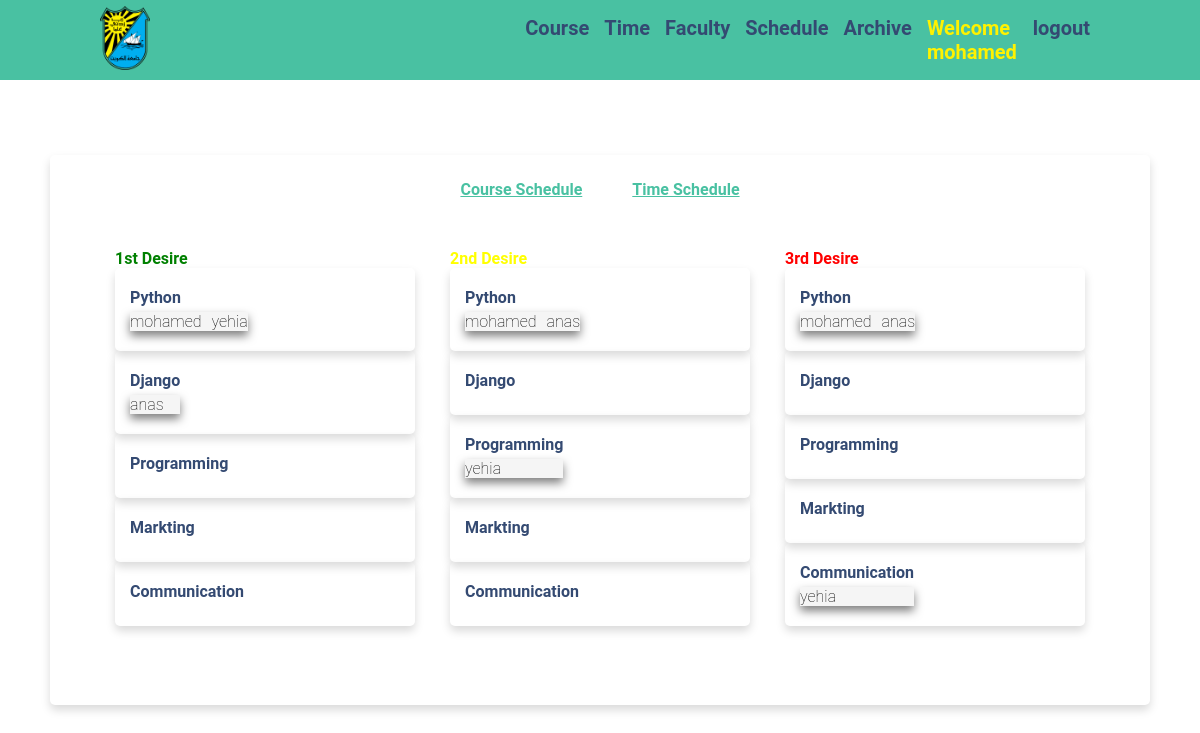
Screenshot of /schedule/ (signed in) with the database file from the repository.
### base/models.py (models this page shows)
class User(AbstractUser):
    serialNumber = models.CharField(max_length=100, null=True)
    teaching = models.BooleanField(default=False, null=True)
    vip = models.BooleanField(default=False, null=True)
    report = models.CharField(max_length=10, null=True)
    REQUIRED_FIELDS = []

class Courses_model(models.Model):
    title = models.CharField(max_length=100, null=True, unique=True)
    number = models.CharField(max_length=100, null=True, unique=True)
    offered = models.BooleanField(default=True, null=True)
    credit = models.PositiveIntegerField(null=True)
    def __str__(self):
        return str(self.title)

class Desires_model(models.Model):
    user = models.ForeignKey(User, on_delete=models.CASCADE, null=True)
    d1 = models.CharField(max_length=100, null=True)
    d1t1 = models.CharField(max_length=100, null=True)
    d1t2 = models.CharField(max_length=100, null=True)
    d1t3 = models.CharField(max_length=100, null=True)
    day1 = models.CharField(max_length=100, null=True)
    d2 = models.CharField(max_length=100, null=True)
    d2t1 = models.CharField(max_length=100, null=True)
    d2t2 = models.CharField(max_length=100, null=True)
    d2t3 = models.CharField(max_length=100, null=True)
    day2 = models.CharField(max_length=100, null=True)
    d3 = models.CharField(max_length=100, null=True)
    d3t1 = models.CharField(max_length=100, null=True)
    d3t2 = models.CharField(max_length=100, null=True)
    d3t3 = models.CharField(max_length=100, null=True)
    day3 = models.CharField(max_length=100, null=True)
    d4 = models.CharField(max_length=100, null=True)
    d4t1 = models.CharField(max_length=100, null=True)
    d4t2 = models.CharField(max_length=100, null=True)
    d4t3 = models.CharField(max_length=100, null=True)
    day4 = models.CharField(max_length=100, null=True)
    d5 = models.CharField(max_length=100, null=True)
    d5t1 = models.CharField(max_length=100, null=True)
    d5t2 = models.CharField(max_length=100, null=True)
    d5t3 = models.CharField(max_length=100, null=True)
    day5 = models.CharField(max_length=100, null=True)
    def __str__(self):
        return str(self.user)

### base/views.py (the view)
# urls.py: path('schedule/', views.schedule_course_page, name='schedule_course_page'),
@login_required(login_url='login_page')
def schedule_course_page(request):
    courses = Courses_model.objects.all()
    d1_user = {}
    for course in courses:
        model = Desires_model.objects.filter(d1 = course)
        d1_user[course] = model
    d2_user = {}
    for course in courses:
        model = Desires_model.objects.filter(d2 = course)
        d2_user[course] = model
    d3_user = {}
    for course in courses:
        model = Desires_model.objects.filter(d3 = course)
        d3_user[course] = model
    context = {'courses':courses, 'd1_user':d1_user , 'd2_user':d2_user, 'd3_user':d3_user}
    return render(request, 'base/schedule_course_page.html', context)

### base/templates/base/schedule_course_page.html (shortened to what this page needs)
{% extends 'core3.html' %}
{% block content %}
<div class="schedule-main-container">
    <div class = "schedule-container">
        <div class="title">
            <a href = "{% url 'schedule_course_page' %}">Course Schedule</a>
            <a href = "{% url 'schedule_time_page_' %}">Time Schedule</a>
        </div>
        <div class = "schedule-content">
        <div class = 'desire'>
            <span class = 'd1'>1st Desire</span>
            {% for key,value in d1_user.items %}
            <div class = "sdetail">
             <div class = "space-course">
                <span class = "t">{{key}}</span>
                <div class = 'filter-name'>
                    {%for v in value%}
                        {% if v.user.vip %}
                        <span class = 'vip'>{{v}} - vip</span>
                        {% else %}
                        <span class = 'nvip'>{{v}}</span>
                        {% endif %}
                    {% endfor %}
                </div>
             </div>
            </div>
            {% endfor %}
        </div>
        <div class = 'desire'>
            <span class = 'd2'>2nd Desire</span>
            {% for key,value in d2_user.items %}
            <div class = "sdetail">
             <div class = "space-course">
                <span class = "t" >{{key}}</span>
                <div class = "filter-name">
                    {%for v in value%}
                        {% if v.user.vip %}
                        <span class = 'vip'>{{v}}- vip</span>
                        {% else %}
                        <span class = 'nvip'>{{v}}</span>
                        {% endif %}
                    {% endfor %}
                </div>
             </div>
            </div>
            {% endfor %}
        </div>
        <div class = 'desire'>
            <span class = 'd3'>3rd Desire</span>
            {% for key,value in d3_user.items %}
            <div class = "sdetail">
                <div class = "space-course">
                <span class = "t">{{key}}</span>
                <div class = "filter-name">
                    {%for v in value%}
                    {% if v.user.vip %}
                    <span class = 'vip'>{{v}}- vip</span>
                    {% else %}
                    <span class = 'nvip'>{{v}}</span>
                    {% endif %}
                {% endfor %}
                </div>
                </div>
            </div>
            {% endfor %}
        </div>
        </div>
    </div>
</div>
{% endblock content %}

### templates/navebar2.html (shortened to what this page needs)
<header>
    <ul class="navbar">
      <div class = 'navbar-main'>
        <img src="\media\images\logo.png" alt="">
      </div>
      <div class="navbar-items">
        {% if request.user.is_authenticated %}
        <a class= "logout-hover" href="{% url 'course_page' %}"><li>Course</li></a>
        <a class= "logout-hover" href="{% url 'time_page' %}"><li>Time</li></a>
        <a  class= "logout-hover" href="{% url 'faculty_page_detail' %}"><li>Faculty</li></a>
        <a class= "logout-hover" href="{% url 'schedule_course_page' %}"><li>Schedule</li></a>
        <a  class= "logout-hover" href="{% url 'archive_page' %}"><li>Archive</li></a>
        <a class = "welcome-user" href=""><li>Welcome {{request.user}}</li></a>
        <a class = "logout-hover" href="{% url 'logout_page' %}"><li>logout</li></a>
        {% endif %}
      </div>
    </ul>
  </header>

### static/styles/main.css (style rules this page uses)
* { padding: 0; margin: 0; box-sizing: border-box; scroll-behavior: smooth; list-style: none; text-decoration: none; font-family: "Roboto", sans-serif; }
:root { --bg-color-1: #344a72; --bg-color-2 : #ffff; --button-color: #49c1a2; --icon--color:#fff200; }
header { background-color: var(--button-color); position: fixed; top: 0; right: 0; width: 100%; z-index: 1000; }
.navbar { display: flex; align-items: center; justify-content: space-between; padding: 10px 100px; width: 100%; height: 80px; }
.navbar-main { width: 50%; }
.navbar-main img { width: 50px; height: auto; }
.navbar-items { display: flex; gap: 15px; width: 70%; padding: 10px; float: right; justify-content: right; }
.navbar-items a { color: var(--bg-color-2); font-weight: 700; font-size: 20px; pointer-events: none; }
.navbar-items .logout-hover { pointer-events:fill; color: var(--bg-color-1); transition: 0.4s; }
.navbar-items .welcome-user { color: var(--icon--color) }
body { background-color: var(--bg-color-1); }
.schedule-main-container { position: fixed; top: 30px; width: 100vw; height: 100vh; display: flex; flex-direction: column; justify-content: center; align-items: center; background-color: var(--bg-color-2); }
.schedule-container { max-width: 1100px; width: 100%; height: 550px; background-color: #fff; padding: 25px 30px; border-radius: 5px; box-shadow: 0 5px 10px rgba(0,0,0,0.15); overflow:auto; scroll-behavior: smooth; }
.schedule-container .title { font-size: 16px; position: relative; display: flex; align-items: center; justify-content: center; gap: 50px; margin-bottom: 15px; }
.schedule-container .title a { color: var(--button-color); text-decoration: underline; font-weight: bolder; }
.schedule-content { display: flex; flex-direction: row; margin-top: 50px; justify-content: space-evenly; }
.schedule-content .sdetail { background-color: var(--bg-re-2); padding: 20px 15px; border-radius: 5px; box-shadow: 0 5px 10px rgba(0,0,0,0.15); display: flex; flex-direction: row; justify-content: space-between; gap: 50px; width: 300px; }
.schedule-content .sdetail .space-course { display: flex; flex-direction: column; }
.schedule-content .sdetail .filter-name { width: auto; height: auto; background-color: white; box-shadow: 0 5px 10px rgba(0,0,0,0.5); margin-top: 5px; display: flex; flex-wrap: wrap; gap: 10px; background-color: whitesmoke; }
.schedule-content .sdetail .filter-name span { font-weight: lighter; }
.schedule-content .sdetail .t { color: var(--bg-color-1); font-weight: bolder; }
.schedule-content .desire .d1 { color: green; font-weight: bold; }
.schedule-content .desire .d2 { color: yellow; font-weight: bold; }
.schedule-content .desire .d3 { color: red; font-weight: bold; }
.schedule-content .sdetail .nvip { color:black; font-weight: bold; }

### rows the page displays
User: user "mohamed"
Courses_model: title "Python"
Desires_model: user.username "mohamed"
Desires_model: user.username "yehia"
Courses_model: title "Django"
Desires_model: user.username "anas"
Courses_model: title "Programming"
Courses_model: title "Markting"
Courses_model: title "Communication"
